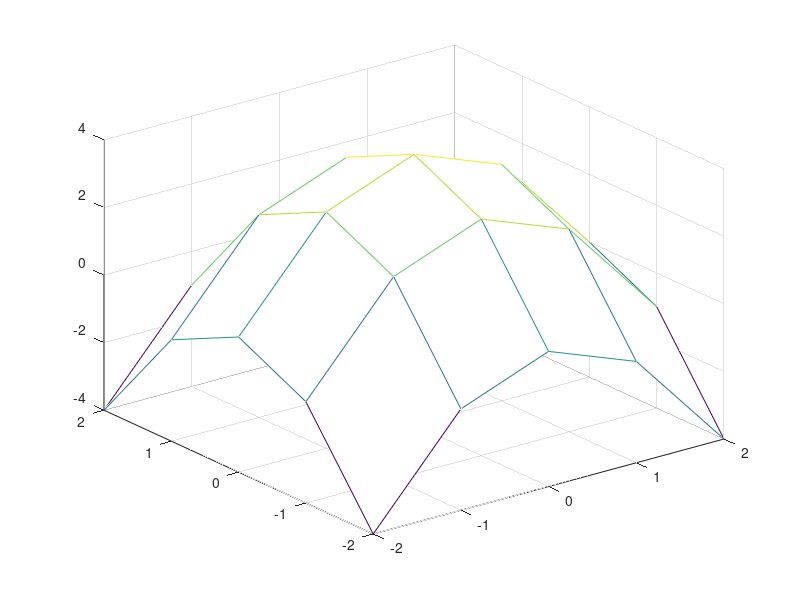
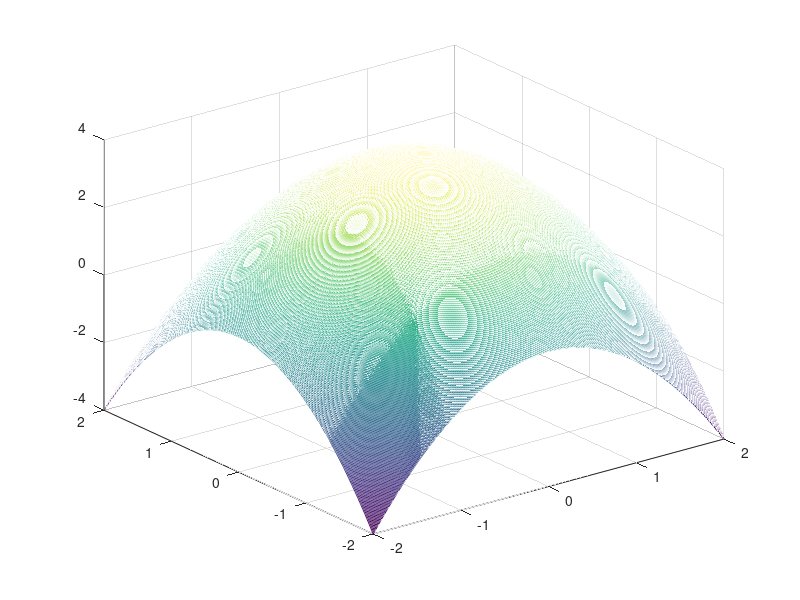

The MATLAB source for these figures, in order:
figure(1);
x = linspace(-2,2,5);
y = linspace(-2,2,5);
[xx,yy] = meshgrid(x,y);
mesh(xx,yy, 4-(xx.^2 + yy.^2));

figure(2);

x = linspace(-2,2,500);
y = linspace(-2,2,500);
[xx,yy] = meshgrid(x,y);
mesh(xx,yy, 4-(xx.^2 + yy.^2));